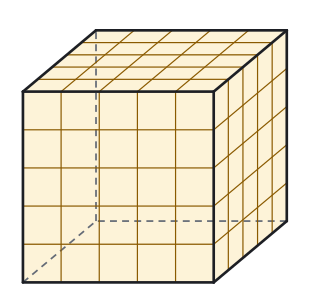

Write Python code to recreate this figure.
import sys; sys.path.insert(0, "tools")
from cizim import *

# Eğik izdüşüm: genişlik (x) ve yükseklik (z) gerçek ölçüde, derinlik (y) yarıya kısaltılmış ve 40° eğik.
KD, TETA = 0.5, np.radians(40)
CX, SY = KD * np.cos(TETA), KD * np.sin(TETA)
GOZ = np.array([CX, -1.0, SY])  # bakan göze doğru yön

def P(p):
    x, y, z = p
    return np.array([x + CX * y, z + SY * y])

def prizma(ax, taban, v, renkler=None, lw=2.0):
    """taban: dışbükey çokgenin 3B köşeleri, v: öteleme vektörü (yanal ayrıt). Görünmeyen ayrıtlar kesikli."""
    taban = [np.array(t, float) for t in taban]; v = np.array(v, float); n = len(taban)
    ust = [t + v for t in taban]; merkez = sum(taban) / n + v / 2
    yuzler = [list(range(n)), list(range(n, 2 * n))] + [[i, (i + 1) % n, n + (i + 1) % n, n + i] for i in range(n)]
    kose = taban + ust; gorunur = []
    for y in yuzler:
        a, b, c = kose[y[0]], kose[y[1]], kose[y[2]]
        nor = np.cross(b - a, c - a)
        if np.dot(nor, sum(kose[i] for i in y) / len(y) - merkez) < 0: nor = -nor
        gorunur.append(np.dot(nor, GOZ) > 1e-9)
    renkler = renkler or {}
    for k, y in enumerate(yuzler):
        if k in renkler and gorunur[k]:
            ax.add_patch(patches.Polygon([P(kose[i]) for i in y], closed=True, facecolor=renkler[k], edgecolor="none", zorder=1))
    kenarlar = {}
    for k, y in enumerate(yuzler):
        for j in range(len(y)):
            e = tuple(sorted((y[j], y[(j + 1) % len(y)])))
            kenarlar[e] = kenarlar.get(e, False) or gorunur[k]
    for (i, j), g in kenarlar.items():
        a, b = P(kose[i]), P(kose[j])
        if g: ax.plot([a[0], b[0]], [a[1], b[1]], color=YAZI, lw=lw, zorder=4, solid_capstyle="round")
        else: ax.plot([a[0], b[0]], [a[1], b[1]], color=SOLUK, lw=1.3, ls=(0, (4, 3)), zorder=2)
    return kose

def cizgi(ax, p, q, renk=KIRMIZI, lw=2.4, ls="-", z=5):
    a, b = P(p), P(q); ax.plot([a[0], b[0]], [a[1], b[1]], color=renk, lw=lw, ls=ls, zorder=z)

def yaz(ax, p, s, dx=0.0, dy=0.0, renk=YAZI, boy=13, **kw):
    q = P(p); ax.text(q[0] + dx, q[1] + dy, s, ha=kw.pop("ha", "center"), va=kw.pop("va", "center"), color=renk, fontsize=boy, zorder=7, **kw)

def dik(ax, k, u, w, r=0.4, renk=YAZI):
    k, u, w = np.array(k, float), np.array(u, float), np.array(w, float)
    u = u / np.linalg.norm(u); w = w / np.linalg.norm(w)
    pts = [P(k + r * u), P(k + r * u + r * w), P(k + r * w)]
    ax.plot([p[0] for p in pts], [p[1] for p in pts], color=renk, lw=1.3, zorder=6)


def kup(ax, a, renkler=None, adlar=True, boy=13):
    k = prizma(ax, [(0, 0, 0), (a, 0, 0), (a, a, 0), (0, a, 0)], (0, 0, a), renkler=renkler)
    if adlar:
        s = a / 4
        kay = [(-0.08, -0.07), (0.07, -0.07), (0.08, 0.0), (-0.07, 0.05), (-0.08, 0.0), (0.07, -0.06), (0.06, 0.06), (-0.06, 0.06)]
        for p, ad, (dx, dy) in zip(k, "ABCDEFGH", kay): yaz(ax, p, ad, dx * s * 4, dy * s * 4, boy=boy)
    return k

def izgara(ax, a, n, renk=SOLUK):
    for i in range(1, n):
        t = a * i / n
        for p, q in (((t, 0, 0), (t, 0, a)), ((0, 0, t), (a, 0, t)), ((a, 0, t), (a, a, t)), ((a, t, 0), (a, t, a)), ((t, 0, a), (t, a, a)), ((0, t, a), (a, t, a))):
            cizgi(ax, p, q, renk=renk, lw=0.9, z=3)

# Soru 8: 125 birim küpten oluşan 5 × 5 × 5 küp
a = 5
fig, ax = sekil(4.0, 4.0)
kup(ax, a, renkler={1: SARI_ACIK, 2: SARI_ACIK, 3: SARI_ACIK}, adlar=False)
izgara(ax, a, 5, renk=SARI)
ax.set_xlim(-0.4, 7.4); ax.set_ylim(-0.4, 7.2)
ax.set_aspect("equal"); ax.axis("off")
kaydet(fig, __file__)
